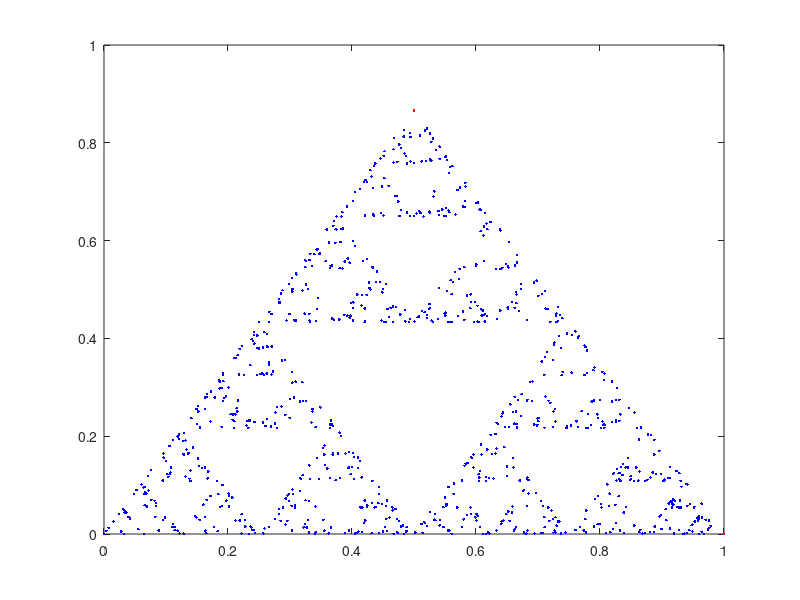

Source code (MATLAB):
function sierpinski(N,angle,shift,size)
    % sierpinski triangle :)
	if exist('N','var')==0
	    N = 1000;
	end
	if exist('angle','var')==0
	    angle = 50;
	end
	if exist('shift','var')==0
	    shift = 50;
	end
	if exist('size','var')==0
	    size = 50;
	end

    height = sqrt(3)/2*size/50;
    corner = [[0,0];[0.5,height];[1,0]];
    P = [0,0];
    plot(corner(:,1),corner(:,2),'r.');
    axis([0,1,0,1]);
    hold on;
	for i=1:N
        triangle = ceil(3*rand());
        xn=P(1);
        yn=P(2);
    if triangle == 1
        P = [0.5 * P(1), 0.5 * P(2)];
	elseif triangle == 2
        P = [0.5 * P(1) + 0.25, 0.5 * P(2) + 0.5*height];
	else
        P = [0.5 * P(1) + 0.5, 0.5 * P(2)];
	end
    plot(P(1),P(2),'b.');
	end
end
